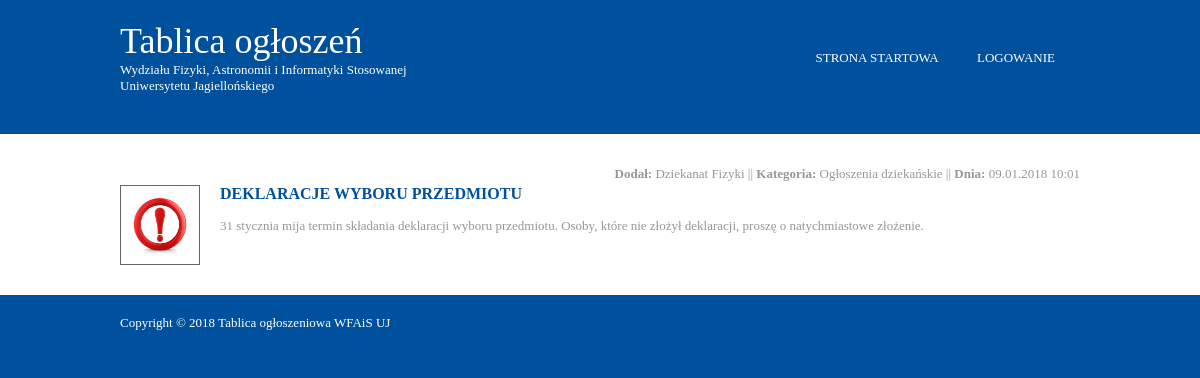
Page /ogloszenie.php?id=25 on the committed database.
### tables this page shows
CREATE TABLE IF NOT EXISTS `ogloszenia` (
  `idOgloszenie` int(11) NOT NULL AUTO_INCREMENT,
  `autor` int(11) DEFAULT '0',
  `data` datetime DEFAULT '0000-00-00 00:00:00',
  `tytul` varchar(250) DEFAULT '0',
  `tresc` varchar(1000) DEFAULT '0',
  `przypiete` int(2) NOT NULL,
  `kategoria` int(2) NOT NULL,
  `zdjecie` varchar(250) DEFAULT '0',
  PRIMARY KEY (`idOgloszenie`)
);

CREATE TABLE IF NOT EXISTS `uzytkownicy` (
  `id` int(11) NOT NULL AUTO_INCREMENT,
  `email` varchar(250) DEFAULT '0',
  `imie` varchar(20) NOT NULL,
  `nazwisko` varchar(20) NOT NULL,
  `uprawnienia` int(2) DEFAULT '0',
  PRIMARY KEY (`id`)
);

CREATE TABLE IF NOT EXISTS `kategorie` (
  `idKategoria` int(11) NOT NULL AUTO_INCREMENT,
  `uprawnienia` int(11) DEFAULT '0',
  `nazwa` varchar(40) DEFAULT '0',
  PRIMARY KEY (`idKategoria`)
);

### ogloszenie.php (the view)
<?
	include('includes/gora.php');
?>
<div class="wrapper row2">
  <div id="container" class="clear">
    <div id="content">
      <section id="services" class="last clear">
		<?
		$numer = stripslashes(htmlentities(htmlspecialchars(strip_tags($_GET['id']))));
		$queryPoczatek= "SELECT *, DATE_FORMAT(data,'%d.%m.%Y %H:%m') AS data FROM ogloszenia WHERE idOgloszenie={$numer} ORDER BY `data`  DESC";
		$resultPoczatek= mysql_query($queryPoczatek);
		echo "<ul>";
		while($row=mysql_fetch_array($resultPoczatek))
		{
			$idOgloszenie=$row["idOgloszenie"];
			$autor=$row["autor"];
			$data=$row["data"];
			$tytul=$row["tytul"];
			$tresc=$row["tresc"];
			$kategoria=$row["kategoria"];
			$zdjecie=$row["zdjecie"];
			$check = mysql_fetch_array(mysql_query("SELECT * FROM uzytkownicy WHERE id='{$autor}' LIMIT 1"));
			$kategoria = mysql_fetch_array(mysql_query("SELECT * FROM kategorie WHERE idKategoria='{$kategoria}' LIMIT 1"));
			echo "
			<div style='text-align: right;'><b>Dodał:</b> {$check[imie]} {$check[nazwisko]} || <b>Kategoria:</b> {$kategoria[nazwa]} || <b>Dnia:</b> {$data}</div>
			<li>
            <article class='clear'>
              <figure>";
			if ($zdjecie=="0")
			{
				echo "<img src='images/brak.gif' alt=''>";
			}
			else
			{
				echo "<img src='{$zdjecie}' alt=''>";
			}
			echo "<figcaption>
                  <a href='ogloszenie.php?id={$idOgloszenie}'><h2>{$tytul}</h2></a>
                  <p>{$tresc}</p>
                  </figcaption>
              </figure>
            </article>
          </li>";
		}
		echo "</ul>";
		?>
      </section>
    </div>
  </div>
</div>
<?
	include('includes/dol.php');
?>

### styles/layout.css (style rules this page uses)
html { overflow-y: scroll; }
body { margin: 0; padding: 0; font-size: 13px; font-family: Georgia, "Times New Roman", Times, serif; color: #919191; background-color: #00519D; }
.clear:after { content: "."; display: block; height: 0; clear: both; visibility: hidden; line-height: 0; }
.clear { display: block; clear: both; }
a { outline: none; text-decoration: none; }
img { margin: 0; padding: 0; border: none; line-height: normal; vertical-align: middle; }
address, article, aside, figcaption, figure, footer, header, nav, section { display: block; margin: 0; padding: 0; }
div.wrapper { display: block; width: 100%; margin: 0; padding: 0; text-align: left; }
.row2 { color: #979797; background-color: #FFFFFF; }
.row2 a { color: #00519D; background-color: #FFFFFF; }
#header, #hello, #container, #footer { display: block; width: 960px; margin: 0 auto; }
h1, h2, h3, h4, h5, h6 { margin: 0; padding: 0; font-size: 16px; font-weight: bold; font-style: normal; line-height: normal; text-transform: uppercase; }
#container { padding: 30px 0; }
#container section { display: block; width: 100%; margin: 0 0 30px 0; padding: 0; }
#container .last { margin: 0; }
#container #content { float: left; width: 960px; line-height: 1.6em; }
#container #content #services ul { margin: 0; padding: 0; list-style: none; }
#container #content #services ul li { display: block; width: 100%; margin-bottom: 0px; }
#container #content #services ul li article figure img { float: left; max-width: 100px; max-height: 70px; margin: 0; padding: 4px; border: 1px solid #666666; }
#container #content #services ul li article figure figcaption { display: block; float: right; width: 860px; }
#container #content #services ul li article figure h2 { font-size: 16px; }

### rows in the picture
ogloszenia: uzytkownicy.imie "Dziekanat", uzytkownicy.nazwisko "Fizyki", kategorie.nazwa "Ogłoszenia dziekańskie", data "09.01.2018 10:01", zdjecie (picture), tytul "DEKLARACJE WYBORU PRZEDMIOTU", tresc "31 stycznia mija termin składania deklaracji wyboru przedmiotu. Osoby, które nie złożył deklaracji, proszę o natychmiastowe złożenie."
